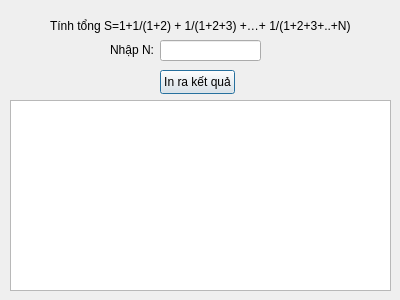
<?xml version="1.0" encoding="UTF-8"?>
<ui version="4.0">
 <class>Bai1_Tuan2</class>
 <widget class="QDialog" name="Bai1_Tuan2">
  <property name="geometry">
   <rect>
    <x>0</x>
    <y>0</y>
    <width>400</width>
    <height>300</height>
   </rect>
  </property>
  <property name="windowTitle">
   <string>Bai1_Tuan2</string>
  </property>
  <widget class="QLabel" name="label">
   <property name="geometry">
    <rect>
     <x>50</x>
     <y>10</y>
     <width>371</width>
     <height>31</height>
    </rect>
   </property>
   <property name="text">
    <string>Tính tổng S=1+1/(1+2) + 1/(1+2+3) +…+ 1/(1+2+3+..+N)</string>
   </property>
  </widget>
  <widget class="QTextEdit" name="textEdit">
   <property name="geometry">
    <rect>
     <x>10</x>
     <y>100</y>
     <width>381</width>
     <height>191</height>
    </rect>
   </property>
  </widget>
  <widget class="QLineEdit" name="lineEdit">
   <property name="geometry">
    <rect>
     <x>160</x>
     <y>40</y>
     <width>101</width>
     <height>21</height>
    </rect>
   </property>
  </widget>
  <widget class="QPushButton" name="pushButton">
   <property name="geometry">
    <rect>
     <x>160</x>
     <y>70</y>
     <width>75</width>
     <height>24</height>
    </rect>
   </property>
   <property name="text">
    <string>In ra kết quả</string>
   </property>
  </widget>
  <widget class="QLabel" name="label_2">
   <property name="geometry">
    <rect>
     <x>110</x>
     <y>40</y>
     <width>49</width>
     <height>20</height>
    </rect>
   </property>
   <property name="text">
    <string>Nhập N:</string>
   </property>
  </widget>
 </widget>
 <layoutdefault spacing="6" margin="11"/>
 <resources/>
 <connections/>
</ui>
